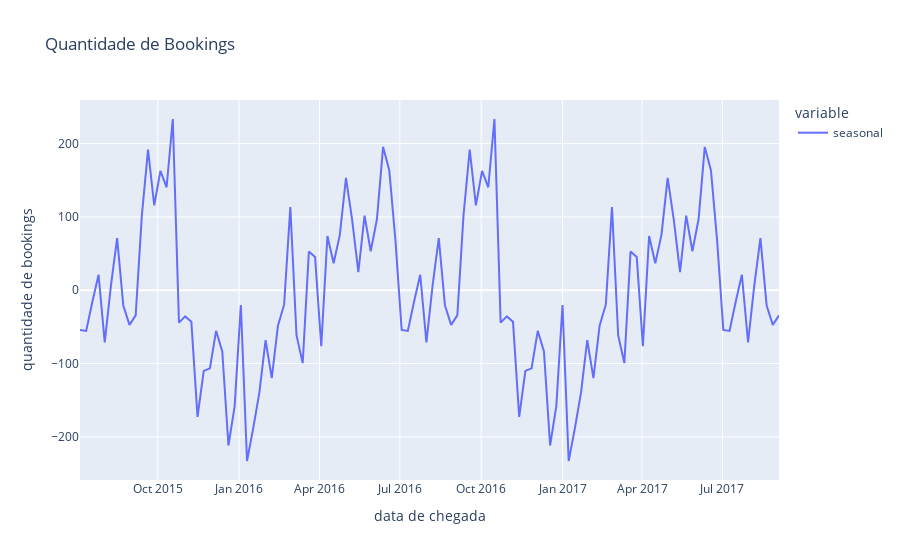

Source (notebook cell):
### Code cell
fig = px.line(data_frame = decomposicao.seasonal,
             title="Quantidade de Bookings ", labels={"value":"quantidade de bookings","arrival_date":"data de chegada"})
fig.show()
